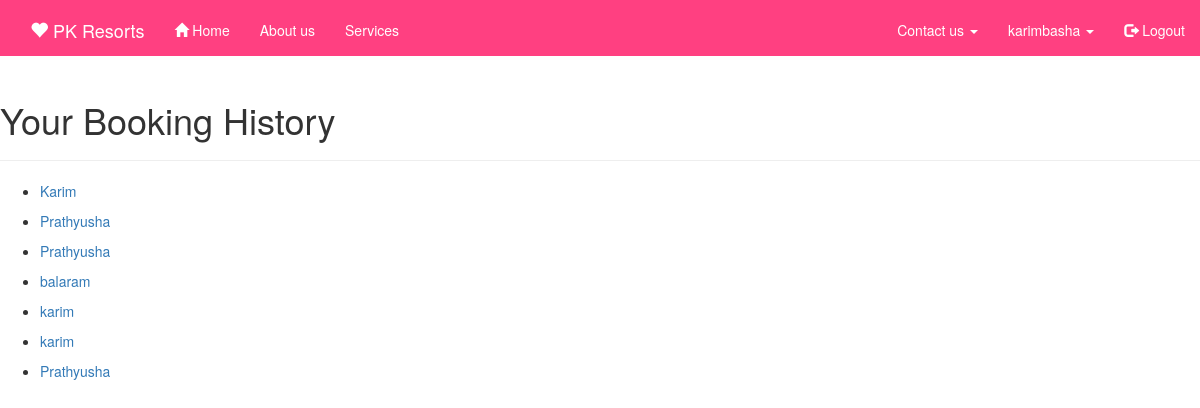
The app's page /bookinglist/ (signed in) with its own data.
### webapp/models.py (models this page shows, shortened)
class Booktickets(models.Model):
    sex_choice=(('male','Male'),('female','Female'),('other','Other'))
    occassion_choice=(('birthday','Birthday'),('marriage','Marriage'),('holiday','Holiday'),('meeting','Meeting'))
    name=models.CharField(max_length=100)
    age=models.IntegerField()
    sex=models.CharField(max_length=7,choices=sex_choice,default='male')
    email=models.EmailField()
    address=models.CharField(max_length=200)
    tickets=models.IntegerField()
    date=models.DateField(blank=False)
    adults=models.IntegerField()
    children=models.IntegerField(blank=True,null=True)
    occassion=models.CharField(max_length=20,choices=occassion_choice,default='holiday')
    ordered=models.DateTimeField(auto_now_add=True)
    class Meta:
        ordering=('-ordered',)
    def __str__(self):
        return self.name

### webapp/views.py (the view)
# urls.py: url(r'^bookinglist/', views.Booktickets_list,name='list'),
def Booktickets_list(request):
    booktickets_list=Booktickets.objects.all()
    return render(request,'webapp/booktickets_list.html',{'booktickets_list':booktickets_list})

### templates/webapp/booktickets_list.html (shortened to what this page needs)
<!DOCTYPE html>
{%load staticfiles%}
<html lang="en" dir="ltr">
  <head>
    <link rel="stylesheet" href="{%static "css/book.css"%}">
    <link rel="stylesheet" href="https://maxcdn.bootstrapcdn.com/bootstrap/3.3.7/css/bootstrap.min.css">
  </head>
  <body>
    <nav class="navbar navbar-fixed-top">
  <div class="container">
    <div class="navbar-header">
      <a class="navbar-brand" href="/resort"><span class="glyphicon glyphicon-heart" aria-hidden="true"></span> PK Resorts</a>
    </div>
    <div class="collapse navbar-collapse" id="bs-example-navbar-collapse-1">
      <ul class="nav navbar-nav">
        <li class="active"><a href="/"><span class="glyphicon glyphicon-home" aria-hidden="true"></span>  Home <span class="sr-only">(current)</span></a></li>
        <li><a href="/about">About us</a></li>
        <li><a href="/service">Services</a></li>
      </ul>
      <ul class="nav navbar-nav navbar-right">
        <li class="dropdown">
          <a href="#" class="dropdown-toggle" data-toggle="dropdown" role="button" aria-haspopup="true" aria-expanded="false">Contact us <span class="caret"></span></a>
       </li>
             {%if user.is_authenticated%}
       <ul class="nav navbar-nav navbar-right">
         <li class="dropdown">
           <a href="#" class="dropdown-toggle" data-toggle="dropdown" role="button" aria-haspopup="true" aria-expanded="false">{{user.username}} <span class="caret"></span></a>
          {%else%}
          <li><a href="/signup"><span class="glyphicon glyphicon-user" aria-hidden="true"></span>Signup</a></li>
       <li><a href="/accounts/login"><span class="glyphicon glyphicon-log-in" aria-hidden="true"></span> Login</a></li>
       {%endif%}
       {%if not user.is_authenticated%}
       <p></p>
       {%else%}
       <li><a href="/accounts/logout"><span class="glyphicon glyphicon-log-out" aria-hidden="true"></span> Logout</a></li>
       {%endif%}  </ul>
    </div>
  </div>
</nav><br><br><br><br>
<h1>Your Booking History</h1><hr>
{%for ticket in booktickets_list%}
<ul>
  <li><a href="/ticketdetail/{{ticket.id}}">{{ticket}}</a></li>
</ul>
{%empty%}
<p>You don't booked any tickets yet</p>
{%endfor%}
  </body>
</html>

### static/css/book.css (style rules this page uses)
.navbar { background: #FF4081; }
.navbar a { color: white; }
.container { padding-top:5px; }
.container a { border-radius:20px; }

### records on screen
Booktickets: name "Karim"
Booktickets: name "Prathyusha"
Booktickets: name "Prathyusha"
Booktickets: name "balaram"
Booktickets: name "karim"
Booktickets: name "karim"
Booktickets: name "Prathyusha"

### other values on screen
{{ user.username }} "karimbasha"
